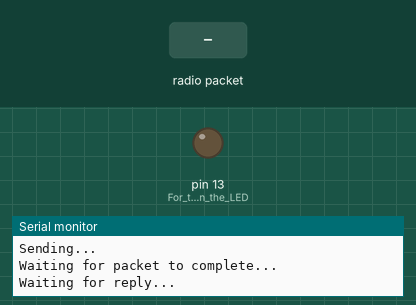
A sketch run on a simulated Arduino Pro Mini, built with avr-gcc and run on an emulated ATmega328P. Parts: output pins drawn as LEDs (lit = HIGH), the last lines printed to the serial monitor. The inputs (shaded band) are chosen by the test bench. No radio packets arrive unless stated; pins used as bus, display or sensor lines are not drawn.

Above: at 1.3 s.
1.4 s: radio packet "1" arrives
At 2.46 s:
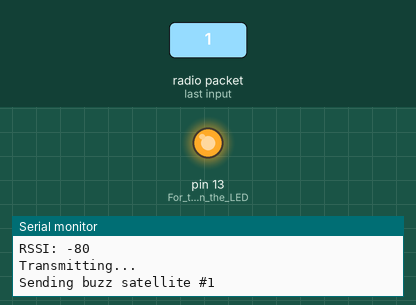
Timing chart, 0 to 10.0 s (numbered marks = the images above; inputs shaded):
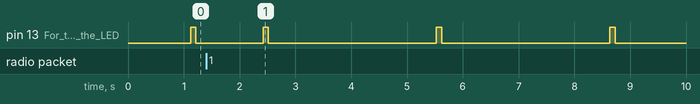

The sketch:

Feather_TX.ino
```cpp
// Feather9x_TX
// -*- mode: C++ -*-
// Example sketch showing how to create a simple messaging client (transmitter)
// with the RH_RF95 class. RH_RF95 class does not provide for addressing or
// reliability, so you should only use RH_RF95 if you do not need the higher
// level messaging abilities.
// It is designed to work with the other example Feather9x_RX

#include <SPI.h>
#include <RH_RF95.h>
/*
// for feather32u4
#define RFM95_CS 10
#define RFM95_RST 4
#define RFM95_INT 3
*/
// for Arduino Pro Mini with Red PCB or feather
#define RFM95_CS 10
#define RFM95_RST 4
#define RFM95_INT 2

// Change to 434.0 or other frequency, must match RX's freq!
#define RF95_FREQ 437.0

// Singleton instance of the radio driver
RH_RF95 rf95(RFM95_CS, RFM95_INT);

void setup()
{
  pinMode(RFM95_RST, OUTPUT);
  digitalWrite(RFM95_RST, HIGH);
  pinMode(13, OUTPUT); //For turning on the LED

  Serial.begin(9600);
  while (!Serial) {
    delay(1);
  }

  delay(100);

  Serial.println("Feather LoRa TX Test!");

  // manual reset
  digitalWrite(RFM95_RST, LOW);
  delay(10);
  digitalWrite(RFM95_RST, HIGH);
  delay(10);

  while (!rf95.init()) {
    Serial.println("LoRa radio init failed");
    Serial.println("Uncomment '#define SERIAL_DEBUG' in RH_RF95.cpp for detailed debug info");
    while (1);
  }
  Serial.println("LoRa radio init OK!");

  // Defaults after init are 434.0MHz, modulation GFSK_Rb250Fd250, +13dbM
  if (!rf95.setFrequency(RF95_FREQ)) {
    Serial.println("setFrequency failed");
    while (1);
  }
  Serial.print("Set Freq to: "); Serial.println(RF95_FREQ);

  // Defaults after init are 434.0MHz, 13dBm, Bw = 125 kHz, Cr = 4/5, Sf = 128chips/symbol, CRC on
  // you can set transmitter powers from 5 to 23 dBm:
  rf95.setTxPower(5, false);
}

int16_t packetnum = 0;  // packet counter, we increment per xmission

void loop()
{
  delay(1000); // Wait 1 second between transmits, could also 'sleep' here!
  Serial.println("Transmitting..."); // Send a message to rf95_server
  digitalWrite(13, HIGH); //turn on the LED

  char radiopacket[30] = "buzz satellite #      ";
  itoa(packetnum++, radiopacket+16, 10);
  Serial.print("Sending "); Serial.println(radiopacket);
  radiopacket[19] = 0;

  Serial.println("Sending...");
  delay(10);
  rf95.send((uint8_t *)radiopacket, 20);

  Serial.println("Waiting for packet to complete...");
  delay(10);
  rf95.waitPacketSent();
  // Now wait for a reply
  uint8_t buf[RH_RF95_MAX_MESSAGE_LEN];
  uint8_t len = sizeof(buf);
  digitalWrite(13, LOW);

  Serial.println("Waiting for reply...");
  if (rf95.waitAvailableTimeout(2000))
  {
    // Should be a reply message for us now
    if (rf95.recv(buf, &len))
   {
      Serial.print("Got reply: ");
      Serial.println((char*)buf);
      Serial.print("RSSI: ");
      Serial.println(rf95.lastRssi(), DEC);
    }
    else
    {
      Serial.println("Receive failed");
    }
  }
  else
  {
    Serial.println("No reply, is there a listener around?");
  }

}
```

Measured:
- by itself, pin 13 (For_turning_on_the_LED): alternates HIGH for 0.10 s and LOW for 3.0 s
